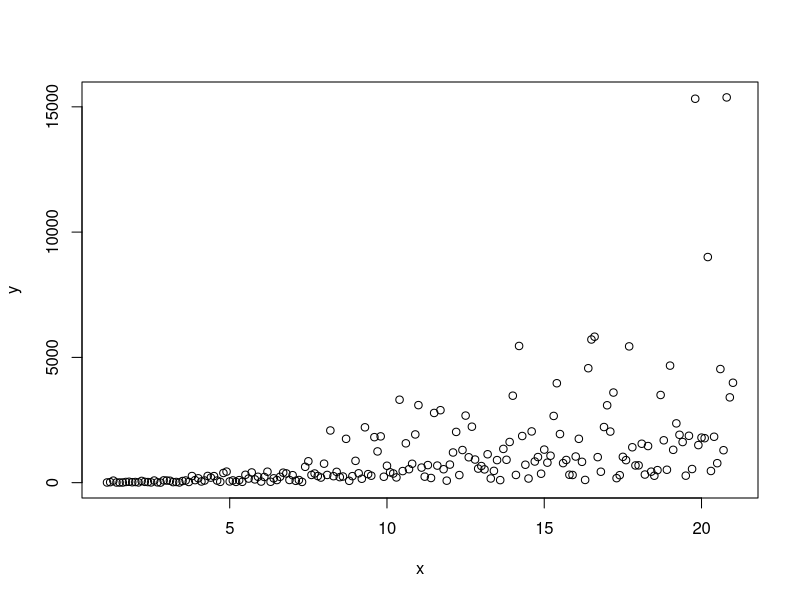
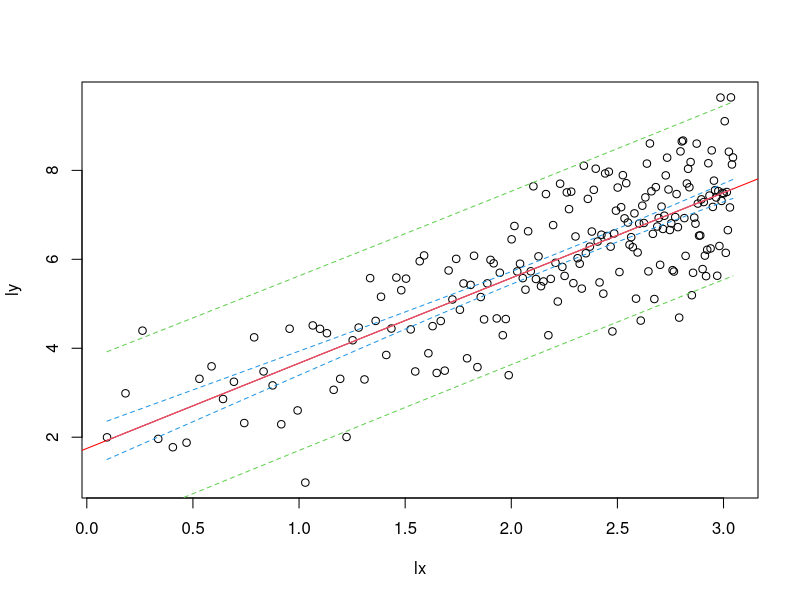

Reproduce these figures in R, in order. (Note: this script raises an error after producing the figures.)
n=200
a=5
b=2
S=3
i=1:200
step=0.1
start=1
x=start+step*i
e=rlnorm(200,0,1)
y=a*(x^b)*e
plot(x,y)

lx=log(x)
ly=log(y)
plot(lx,ly)


xyl=data.frame(cbind(lx,ly))
reg=lm(ly~lx,data=xyl)
summary(reg)
abline(reg,col="red") 



int=predict(reg,interval='conf',level=0.95)
matlines(xyl$lx,cbind(int),lty=c(1,2,2),col=c(2,4,4))

intpred=predict(reg,interval='pred',level=0.95)
matlines(xyl$lx,cbind(intpred),lty=c(1,2,2),col=c(2,3,3))

x1=seq(min(xyl[,"xl"]),max(xyl[,"xl"]),length=n)
grid=data.frame(x1)


# ------------------------------------------------------------------------------

n=190
a=5
b=2
S=3
i=1:190
step=0.1
start=1
x=start+step*i
e=rlnorm(190,0,1)
y=a*(exp(b*x))*e
plot(x,y)


ly=log(y)
plot(x,ly)


xyl=data.frame(cbind(x,ly))
reg=lm(ly~x,data=xyl)
summary(reg)
abline(reg,col="red") 

int=predict(reg,interval='conf',level=0.95)
matlines(xyl$x,cbind(int),lty=c(1,2,2),col=c(2,4,4))

intpred=predict(reg,interval='pred',level=0.95)
matlines(xyl$x,cbind(intpred),lty=c(1,2,2),col=c(2,3,3))

x1=seq(min(xyl[,"x"]),max(xyl[,"x"]),length=n)
grid=data.frame(x1)


# -----------------------------------------------------------------------------

n=180
a=5
b=2
S=3
i=1:180
step=0.1
start=1
x=start+step*i
e=rnorm(180,0,1)
y=a+b*log(x)+e
plot(x,y)

lx=log(x)
plot(lx,y)


xyl=data.frame(cbind(lx,y))
reg=lm(y~lx,data=xyl)
summary(reg)
abline(reg,col="red") 

int=predict(reg,interval='conf',level=0.95)
matlines(xyl$lx,cbind(int),lty=c(1,2,2),col=c(2,4,4))

intpred=predict(reg,interval='pred',level=0.95)
matlines(xyl$lx,cbind(intpred),lty=c(1,2,2),col=c(2,3,3))

x1=seq(min(xyl[,"lx"]),max(xyl[,"lx"]),length=n)
grid=data.frame(x1)

# -----------------------------------------------------------------------------
n=165
a=5
b=2
S=3
i=1:165
step=0.1
start=1
x=start+step*i
e=rnorm(165,0,0.1)
y=a+(b/x)+e
plot(x,y)

x1=(1/x)
plot(x1,y)


xy=data.frame(cbind(x1,y))
reg=lm(y~x1,data=xy)
summary(reg)
abline(reg,col="red") 


int=predict(reg,interval='conf',level=0.95)
matlines(xy$x1,cbind(int),lty=c(1,2,2),col=c(2,4,4))

intpred=predict(reg,interval='pred',level=0.95)
matlines(xy$x1,cbind(intpred),lty=c(1,2,2),col=c(2,3,3))

x1=seq(min(xy[,"x1"]),max(xy[,"x1"]),length=n)
grid=data.frame(x1)
